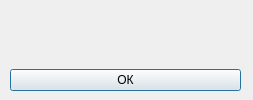
<?xml version="1.0" encoding="UTF-8"?>
<ui version="4.0">
 <class>Dialog</class>
 <widget class="QDialog" name="Dialog">
  <property name="windowModality">
   <enum>Qt::ApplicationModal</enum>
  </property>
  <property name="geometry">
   <rect>
    <x>0</x>
    <y>0</y>
    <width>253</width>
    <height>100</height>
   </rect>
  </property>
  <property name="windowTitle">
   <string>Ошибка!</string>
  </property>
  <widget class="QWidget" name="verticalLayoutWidget">
   <property name="geometry">
    <rect>
     <x>10</x>
     <y>0</y>
     <width>231</width>
     <height>91</height>
    </rect>
   </property>
   <layout class="QVBoxLayout" name="verticalLayout">
    <item>
     <widget class="QLabel" name="end_text">
      <property name="text">
       <string/>
      </property>
      <property name="textFormat">
       <enum>Qt::PlainText</enum>
      </property>
     </widget>
    </item>
    <item>
     <widget class="QPushButton" name="ok_button">
      <property name="text">
       <string>ОК</string>
      </property>
     </widget>
    </item>
   </layout>
  </widget>
 </widget>
 <resources/>
 <connections/>
</ui>
